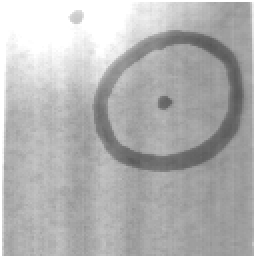
%> input picture nuf0b.tif, 128 x 128 px (shown 2 times larger)
$ octave OCR.m   (GNU Octave 9; MATLAB toolbox functions it lacks are replaced by stand-ins)
%> lines starting %> are read from the running program, lines starting %| are printed output that depends on the picture
% Read the image and cast it to double
% ====================================
nuf = double(imread('nuf0b.tif'));
%> nuf: size 128x128 double; min 86, max 255, mean 179.1; mean of the top-left, top-right, bottom-left and bottom-right quarters 218.8, 165.5, 175.6, 156.5
% Extend the image
% ================
tmp = [nuf(:,64:-1:1) nuf nuf(:,128:-1:65)];
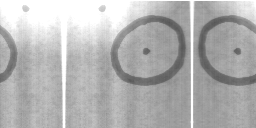
%> tmp: size 128x256 double; min 86, max 255, mean 179.1
nufextend = [tmp(64:-1:1,:); tmp; tmp(128:-1:65,:)];
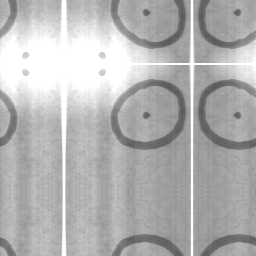
%> nufextend: size 256x256 double; min 86, max 255, mean 179.1
% Make a Gaussian filter
% ======================
sigma=10;
lpH=exp(-0.5*([-64:64]/sigma).^2);
lpH=lpH/sum(lpH); % Horizontal filter
lpV=lpH'; % Vertical filter
% Convolve in the horizontal and vertical direction
% =================================================
nufblur = conv2(nufextend, lpH, 'valid');
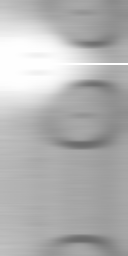
%> nufblur: size 256x128 double; min 107.1, max 255, mean 179.1
nufblur = conv2(nufblur, lpV, 'valid');
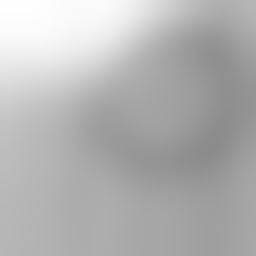
%> nufblur: size 128x128 double (shown 2 times larger); min 139.9, max 254.6, mean 179.1
% Make a new image
% ================
nuf = nuf - nufblur + 128;
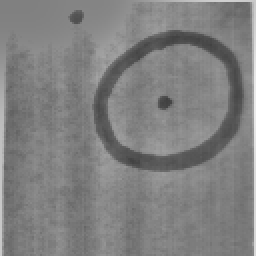
%> nuf: size 128x128 double (shown 2 times larger); min 63.63, max 234.9, mean 128
figure(1)
colormap(gray(256))
subplot(2,2,1),
imagesc(nufextend, [0 255])
axis image; colorbar
title('extended image')
subplot(2,2,2),
plot(-64:64, lpH, '.-r')
axis tight; title('Gaussian kernel')
subplot(2,2,3), imagesc(nufblur, [0 255])
axis image; colorbar
title('blurred image image')
subplot(2,2,4), imagesc(nuf, [0 255])
axis image; colorbar
title('new image')
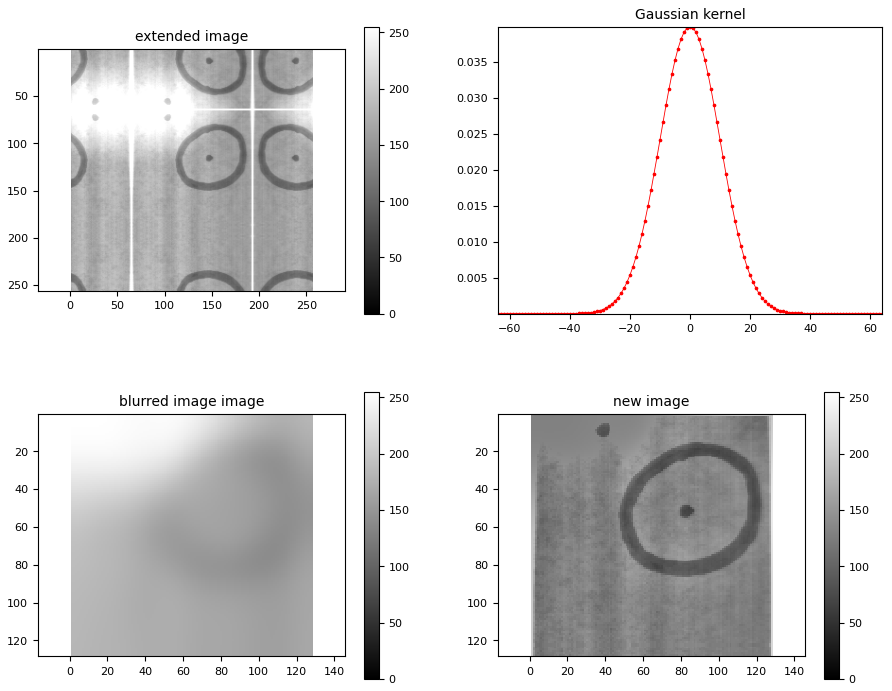
%> figure redrawn from the program's plot data, 4 panels
% [33 lines of commented-out code are left out]
T = mean(mean(nuf))
Tmid = least_error(histo, T)
imTmid = nuf>Tmid;

% [9 lines of commented-out code are left out]
T2 = mean(mean(nuf))
Tmid2 = mid_way(histo2, T)
imTmid2 = nuf>Tmid2;

subplot(2,3,1), imagesc(imTmid2, [0 1]);
axis image; colorbar
title('mid-way thresholded image');

CC=bwconncomp(imTmid2);

ImBig = 0*imTmid2;
numPixels = cellfun(@numel,CC.PixelIdxList);
[biggest,idx] = max(numPixels);
ImBig(CC.PixelIdxList{idx}) = 1;
subplot(2,3,2), imagesc(ImBig);
axis image; title('ImBig'); colorbar


imTmid_skel = bwmorph(imTmid,'skel',inf);
subplot(2,3,3), imagesc(imTmid_skel, [0 1]);
axis image; colorbar
title('least-error skel');

imTmid2_skel = bwmorph(imTmid2,'skel',inf);
subplot(2,3,4), imagesc(imTmid2_skel, [0 1]);
axis image; colorbar
title('mid-way skel');

subplot(2,3,5), imagesc(ocrdecide(imTmid_skel, 4), [0 1]);
axis image; colorbar
title('least-error orcdecide');

subplot(2,3,6), imagesc(ocrdecide(imTmid2_skel, 4), [0 1]);
axis image; colorbar
title('mid-way orcdecide');
%}

$ run again, with nuf2b.tif copied over nuf0b.tif
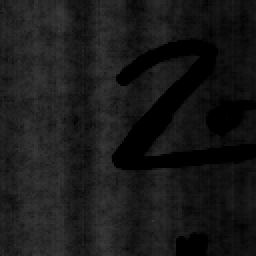
%> input picture nuf2b.tif, 128 x 128 px (shown 2 times larger)
%> `nuf = nuf - nufblur + 128;`:
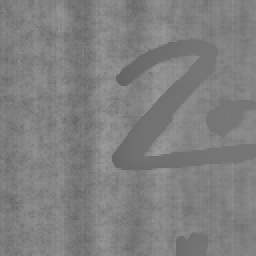
%> nuf: size 128x128 double (shown 2 times larger); min 98.22, max 156.5, mean 128
%> `title('new image')`:
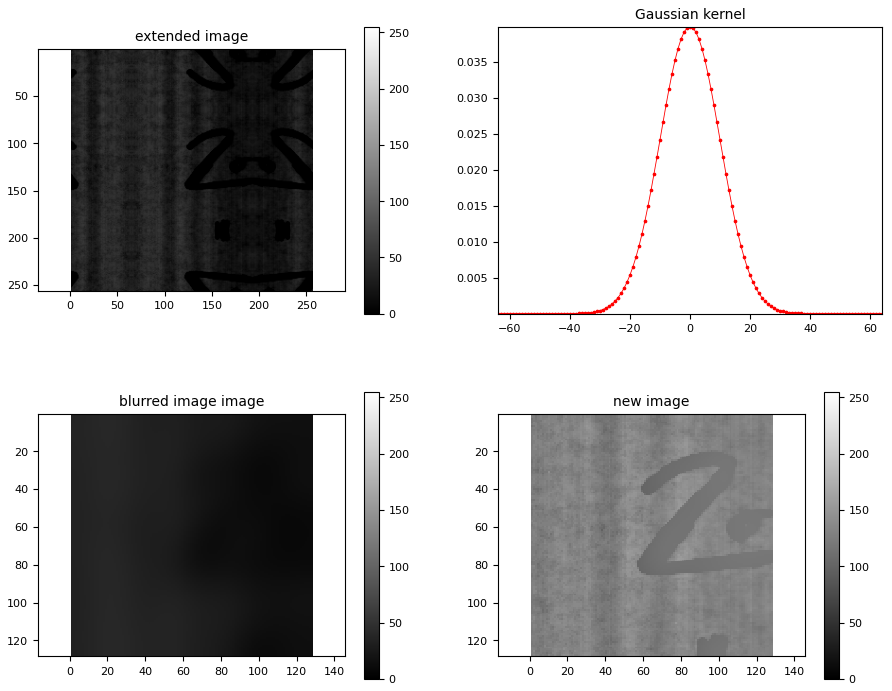
%> figure redrawn from the program's plot data, 4 panels

$ run again, with nuf4b.tif copied over nuf0b.tif
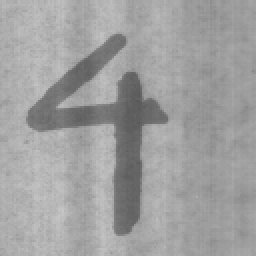
%> input picture nuf4b.tif, 128 x 128 px (shown 2 times larger)
%> `nuf = nuf - nufblur + 128;`:
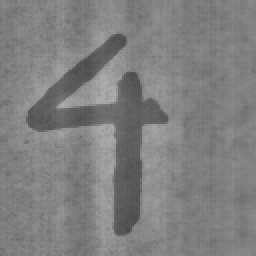
%> nuf: size 128x128 double (shown 2 times larger); min 76.88, max 176.2, mean 128
%> `title('new image')`:
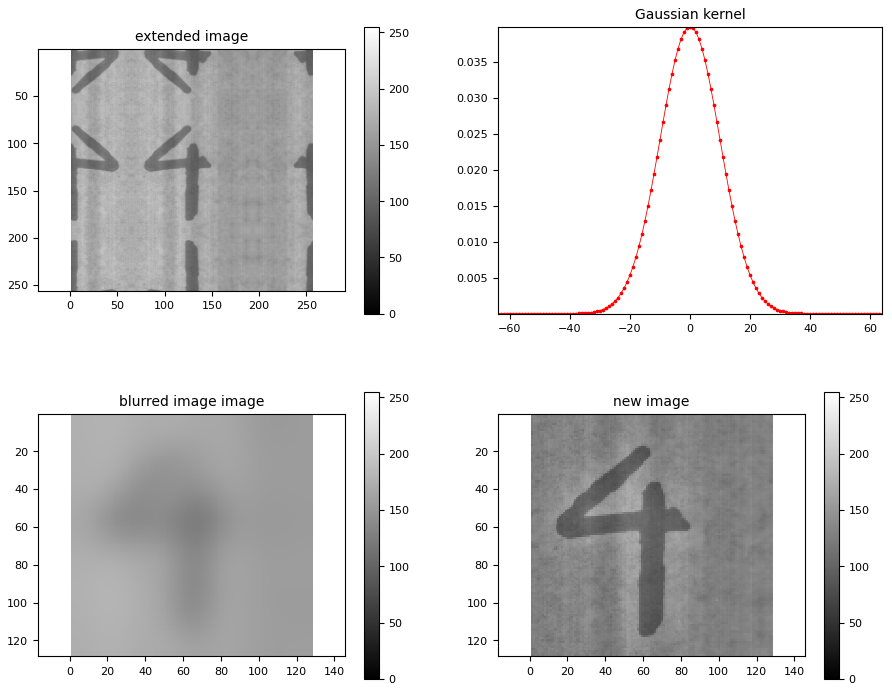
%> figure redrawn from the program's plot data, 4 panels

$ run again, with nuf8b.tif copied over nuf0b.tif
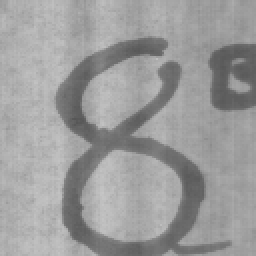
%> input picture nuf8b.tif, 128 x 128 px (shown 2 times larger)
%> `nuf = nuf - nufblur + 128;`:
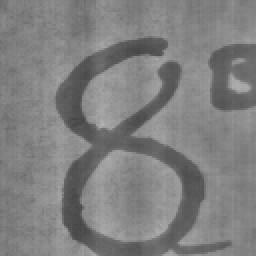
%> nuf: size 128x128 double (shown 2 times larger); min 70.05, max 178.1, mean 128
%> `title('new image')`:
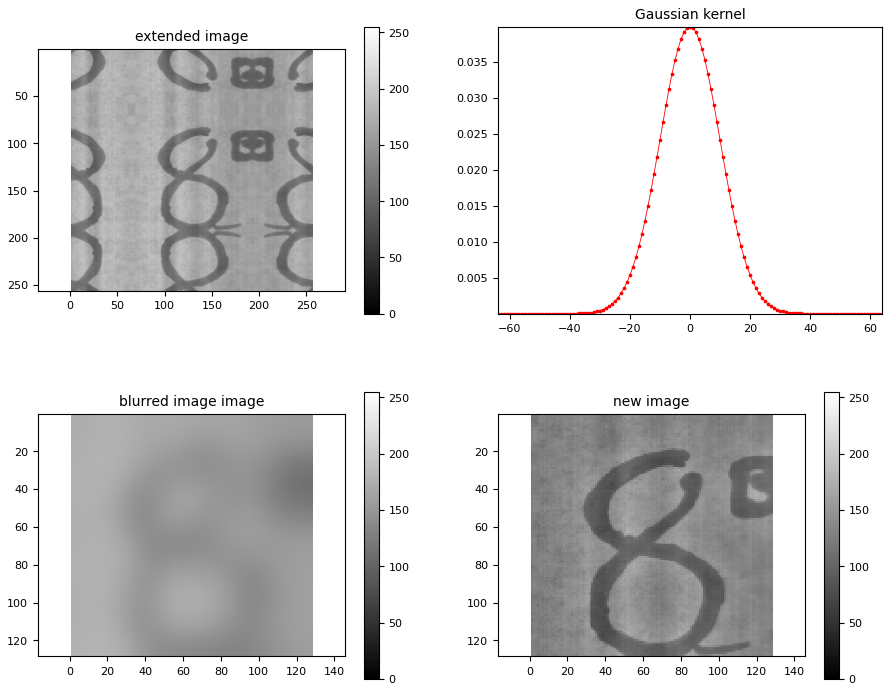
%> figure redrawn from the program's plot data, 4 panels
